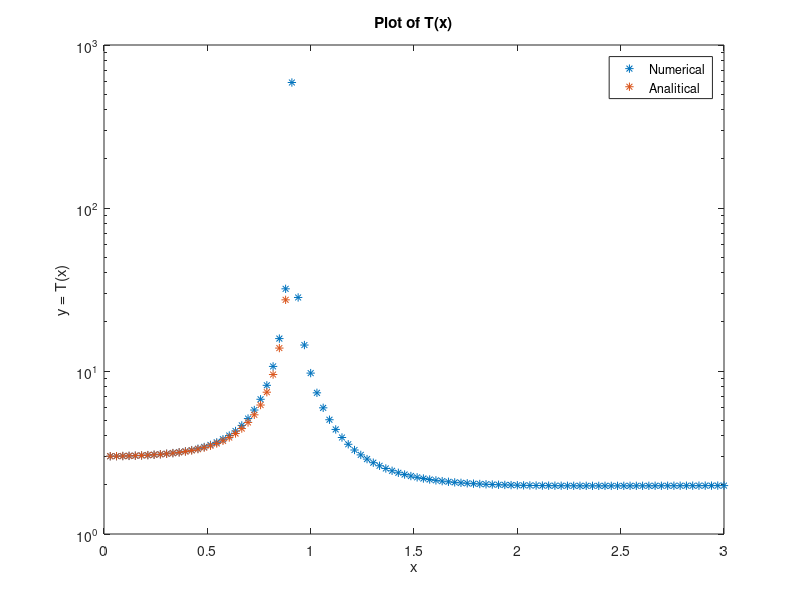

Write MATLAB code to recreate this figure.
% clear previous experiment results
clc, clearvars, close all

% define domain and function
x = linspace(0,3,100);
y = @(x) cos(x)./x.^3 - x.^2;
% define erronous domain
esim = 1.0e-8;
x_eps = x.*(1+esim);
% calculate true y and epsilon y
ydot = y(x);
yeps = y(x_eps);
% calculate T numerically
numerator = yeps - ydot;
abs_error = abs(numerator ./ ydot);
tx = 1/esim * abs_error;

% calculate T analiticaly (formula calculated in the report)
T1 = -sin(x)./(x.^2);
T2 = -3*cos(x)./(x.^3);
T3 = x.^2;

analitical = (abs(T1) + abs(T2) + abs(T3))./ydot;
tx_analitical = analitical;

% plot results to validate both methods result in simmilar results
semilogy(x,tx, '*');
hold on 
semilogy(x,tx_analitical, '*');
title("Plot of T(x)"), xlabel("x"), ylabel("y = T(x)"),
legend("Numerical", "Analitical")
